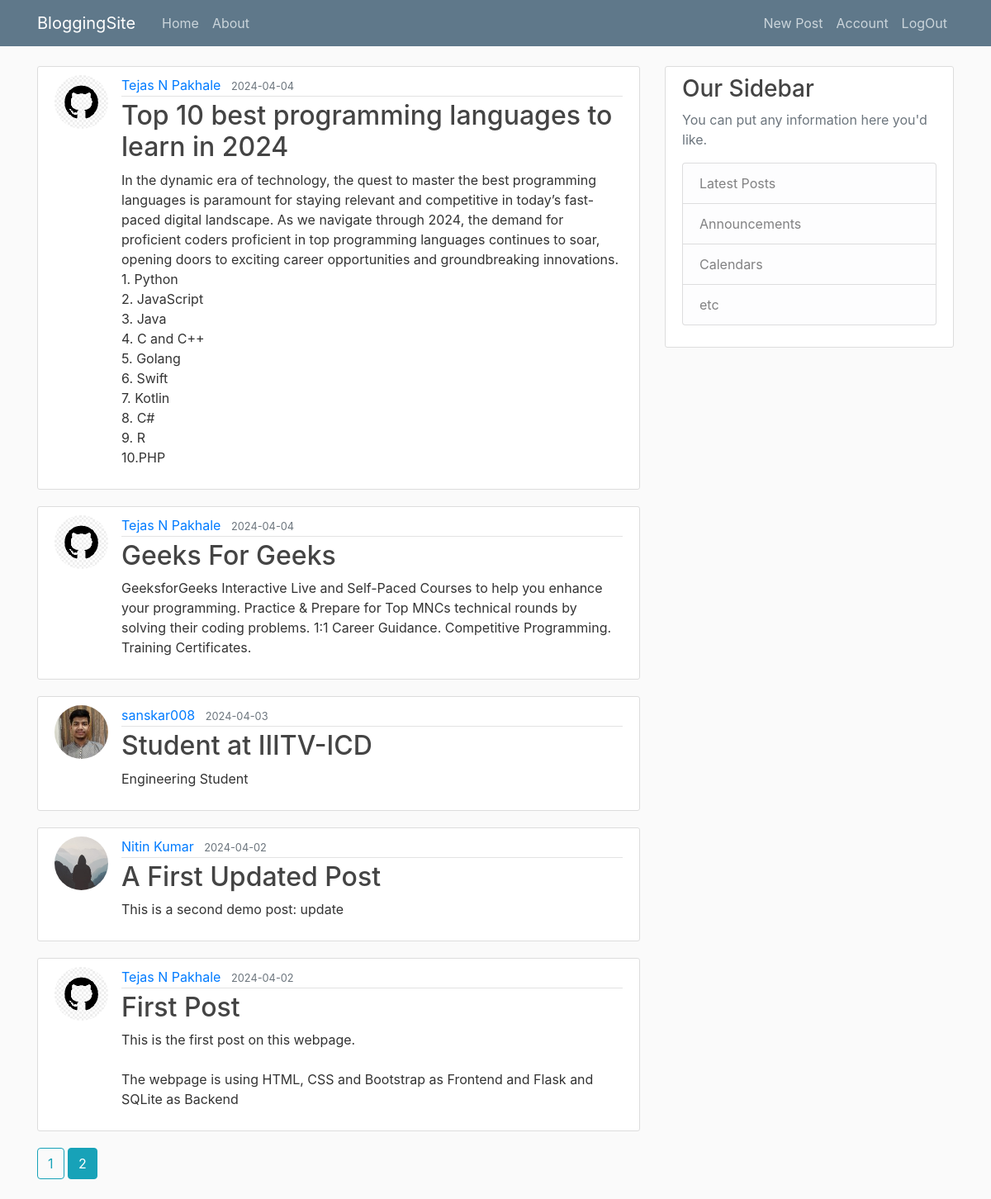
Screenshot of /home?page=2 (signed in) with the database file from the repository.
### flaskblog/models.py (models this page shows, shortened)
class Post(db.Model):
    id = db.Column(db.Integer, primary_key=True)
    title = db.Column(db.String(100), nullable=False)
    date_posted = db.Column(db.DateTime, nullable=False, default=datetime.utcnow)
    content = db.Column(db.Text, nullable=False)
    user_id = db.Column(db.Integer, db.ForeignKey('user.id'), nullable=False)

class User(db.Model, UserMixin):
    id = db.Column(db.Integer, primary_key=True)
    username = db.Column(db.String(20), unique=True, nullable=False)
    email = db.Column(db.String(120), unique=True, nullable=False)
    image_file = db.Column(db.String(20), nullable=False, default='default.jpg')
    password = db.Column(db.String(60), nullable=False)
    posts = db.relationship('Post', backref='author', lazy=True)
    '''def get_reset_token(self, expires_sec=1800):
        s = Serializer(app.config['SECRET_KEY'], expires_sec)
        return s.dumps({'user_id': self.id}).decode('utf-8')'''
    '''@staticmethod
    def verify_reset_token(token):
        s = Serializer(app.config['SECRET_KEY'])
        try:
            user_id = s.loads(token)['user_id']
        except:
            return None
        return User.query.get(user_id)'''

### flaskblog/routes.py (the view)
@app.route("/")
@app.route("/home")
def home():
    page = request.args.get('page', 1, type=int)
    posts = Post.query.order_by(Post.date_posted.desc()).paginate(page=page, per_page=5)      #no of posts per page
    return render_template('home.html', posts=posts)

### flaskblog/models.py (called while the page is built)
@login_manager.user_loader
def load_user(user_id):
    return User.query.get(int(user_id))

### flaskblog/templates/home.html
{% extends "layout.html" %}
{% block content %}
    {% for post in posts.items %}
        <article class="media content-section">
            <img class="rounded-circle article-img" src="{{ url_for('static', filename='profile_pics/' + post.author.image_file) }}">
          <div class="media-body">
            <div class="article-metadata">
              <a class="mr-2" href="{{ url_for('user_posts', username=post.author.username) }}">{{ post.author.username }}</a>
              <small class="text-muted">{{ post.date_posted.strftime('%Y-%m-%d') }}</small>
            </div>
            <h2><a class="article-title" href="{{ url_for('post', post_id=post.id) }}">{{ post.title }}</a></h2>
            <p class="article-content">{{ post.content }}</p>
          </div>
        </article>
    {% endfor%}
    {% for page_num in posts.iter_pages(left_edge=1, right_edge=1, left_current=1, right_current=2) %}
        {% if page_num %}
            {% if posts.page == page_num %}
                <a class="btn btn-info mb-4" href="{{ url_for('home', page=page_num) }}">{{ page_num }}</a>
            {% else %}
                <a class="btn btn-outline-info mb-4" href="{{ url_for('home', page=page_num) }}">{{ page_num }}</a>
            {% endif %}
        {% else %}
            ...
        {% endif %}
    {% endfor%}
{% endblock content %}

### flaskblog/static/main.css (style rules this page uses)
body { background: #fafafa; color: #333333; margin-top: 5rem; }
h1, h2, h3, h4, h5, h6 { color: #444444; }
.content-section { background: #ffffff; padding: 10px 20px; border: 1px solid #dddddd; border-radius: 3px; margin-bottom: 20px; }
.article-title { color: #444444; }
.article-content { white-space: pre-line; }
.article-img { height: 65px; width: 65px; margin-right: 16px; }
.article-metadata { padding-bottom: 1px; margin-bottom: 4px; border-bottom: 1px solid #e3e3e3 }

### rows the page displays
Post: image_file (picture), author.username "Tejas N Pakhale", date_posted "2024-04-04", title "Top 10 best programming languages to learn in 2024", content "In the dynamic era of technology, the quest to master the best programming languages is paramount for staying relevant and competitive in today’s fast-paced digital landscape. As we navigate through 2024, the demand for proficient coders proficient in top programming languages continues to soar, opening doors to exciting career opportunities and groundbreaking innovations. 1. Python 2. JavaScript 3. Java 4. C and C++ 5. Golang 6. Swift 7. Kotlin 8. C# 9. R 10.PHP"
Post: image_file (picture), author.username "Tejas N Pakhale", date_posted "2024-04-04", title "Geeks For Geeks", content "GeeksforGeeks Interactive Live and Self-Paced Courses to help you enhance your programming. Practice & Prepare for Top MNCs technical rounds by solving their coding problems. 1:1 Career Guidance. Competitive Programming. Training Certificates."
Post: image_file (picture), author.username "sanskar008", date_posted "2024-04-03", title "Student at IIITV-ICD", content "Engineering Student"
Post: image_file (placeholder picture), author.username "Nitin Kumar", date_posted "2024-04-02", title "A First Updated Post", content "This is a second demo post: update"
Post: image_file (picture), author.username "Tejas N Pakhale", date_posted "2024-04-02", title "First Post", content "This is the first post on this webpage. The webpage is using HTML, CSS and Bootstrap as Frontend and Flask and SQLite as Backend"

### other values shown
{{ page_num }} "1"
{{ page_num }} "2"
